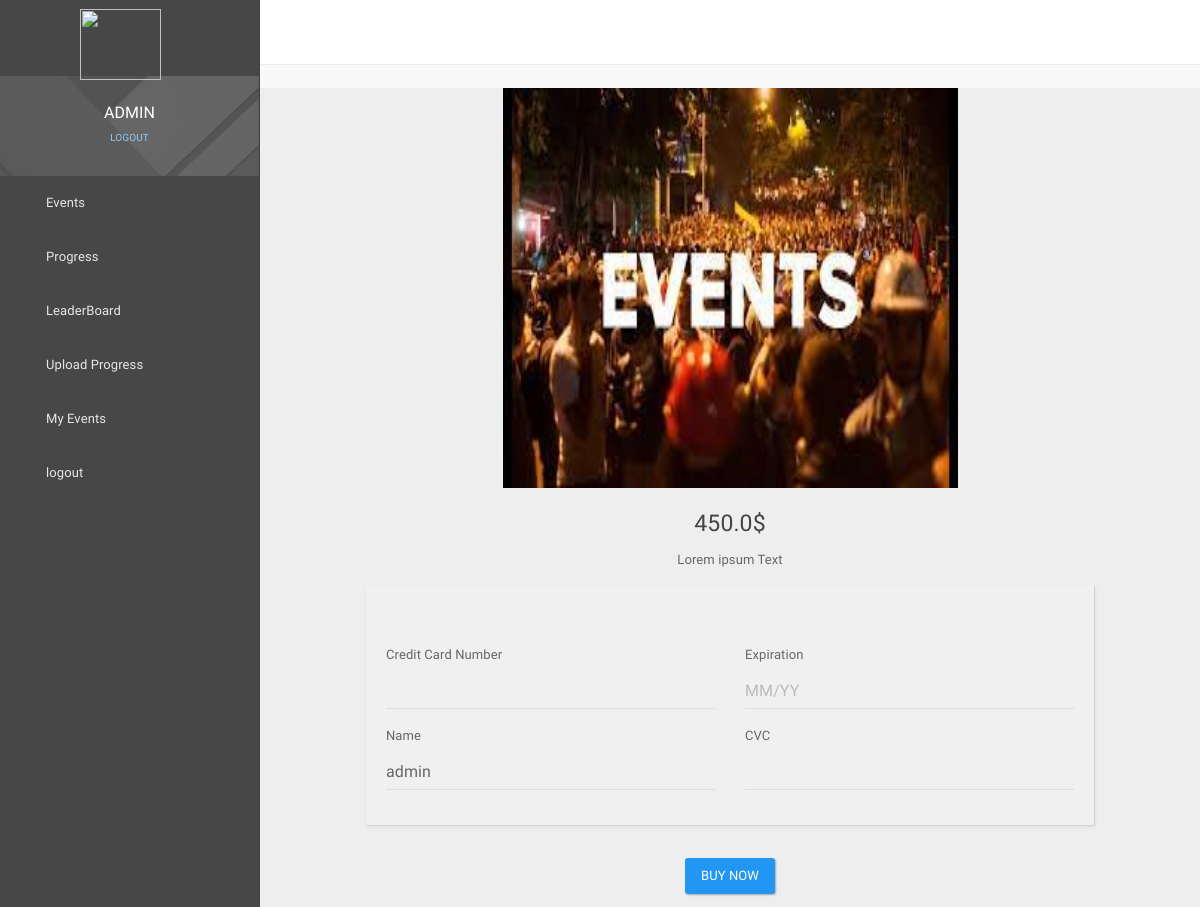
/eventview/4 (signed in), run on the app's committed database.
### webapp/models.py (models this page shows, shortened)
class Event(models.Model):
    EventId = models.AutoField(primary_key=True)
    EventName = models.CharField(max_length=255, default="")
    Cost = models.FloatField(default=0.0)
    Registration_start = models.DateField()
    Registration_end = models.DateField()
    Runner_quantity = models.IntegerField(default=0)
    Event_logo = models.ImageField(upload_to='Eventlogo/',default="SuperAdmin/dummy.jpg")
    Status = models.CharField(max_length=50, default="")
    EventTypeId = models.ForeignKey(Event_Type , on_delete=models.SET_NULL,blank=True,null=True)
    Description = models.TextField(default="")
    created = models.DateTimeField(auto_now_add=True, blank=True)

### webapp/views.py (the view, shortened to what this page needs)
# urls.py: path('eventview/<int:id>',eventview.as_view(),name="eventview"),
class eventview(View):
    def get(self,request,id):
        if not request.session.has_key('user_id'):
            return redirect("/clientlogin")
        data = Event.objects.get(EventId = id)
        return render(request,'userapp/viewevent.html',{'d':data})

### templates/userapp/viewevent.html (shortened to what this page needs)
{% extends 'userapp/base.html' %}
{% load static %}
{% block body %}
<div class="container-fluid">
    <div class=" text-center mt-4">
        <img src="{{d.Event_logo.url}}" style="width:50%; height:400px;"/>
          <h3 class="text-dark">{{d.Cost}}$</h3>
                  <p class="mt20">{{d.Description}} </p>
        </div>
        <div>
            <form action="" method="POST" enctype="multipart/form" >
                <div class="container-fluid grid">
                  <div class="row pull-center">
                    <div  style="margin: 0 auto; width: 80%;">
                      <div class="well ">
                        <br/>
                        <div class="my-card">
                        <div class="row">
                          <div class="col-md-6">
                            <div class="form-group">
                              <label>Credit Card Number </label>
                              <input type="text" name="number" class="form-control" required/>
                            </div>
                          </div>
                          <div class="col-md-6">
                            <div class="form-group">
                              <label>Expiration</label>
                              <input type="text" placeholder="MM/YY" name="expiry" class="form-control" required/>
                            </div>
                          </div>
                        </div>
                        <div class="row ">
                          <div class="col-md-6">
                            <div class="form-group">
                              <label>Name</label>
                              <input type="text" name="name" class="form-control" value="{{request.session.name}}"required/>
                            </div>
                          </div>
                          <div class="col-md-6">
                            <div class="form-group">
                              <label>CVC </label>
                              <input type="text" name="cvv" class="form-control" required/>
                            </div>
                          </div>
                        </div>
                      </div>
                      </div>
                    </div>
                  </div>
            <p class="text-center"><button type="submit" class="btn btn-success ">Buy Now</button></p>
          </form>
        </div>
</div>
{% endblock body %}

### data on the page
Event: Event_logo (picture), Cost "450.0", Description "Lorem ipsum Text"

### other printed values
{{ request.session.name }} "ADMIN"
